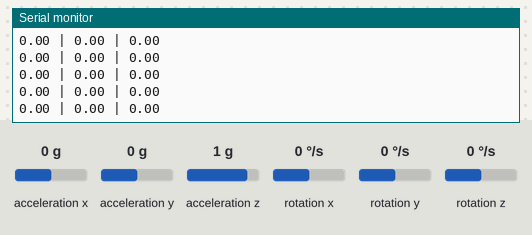
A sketch run on a simulated Arduino Uno, built with avr-gcc and run on an emulated ATmega328P. Shown: the last lines printed to the serial monitor. Wiring (inferred from the names in the program): ADXL345 accelerometer at I2C address 0x53; ITG-3200 gyroscope at I2C address 0x68. Inputs (shaded band) come from the test bench; at power-on: rotation x 0 °/s, acceleration x 0 g, acceleration y 0 g, acceleration z 1 g, rotation y 0 °/s, rotation z 0 °/s.

Above: at 3.0 s.
3.1 s: rotation x set to -192 °/s
At 3.25 s:
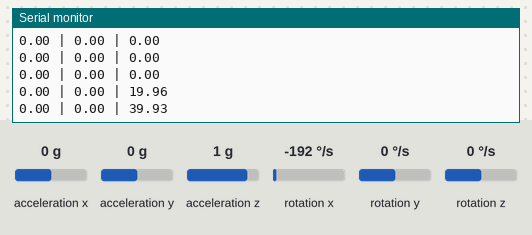
4.6 s: acceleration x set to -1.4 g
At 4.61 s:
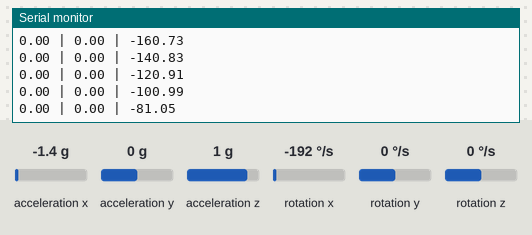
6.1 s: acceleration y set to -1.4 g
At 6.19 s:
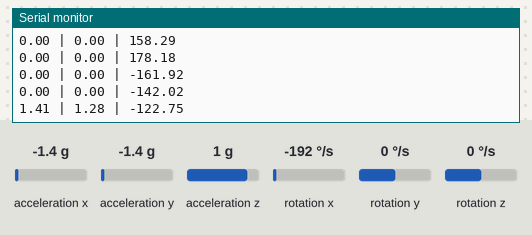
7.6 s: acceleration z set to 0 g
At 7.66 s:
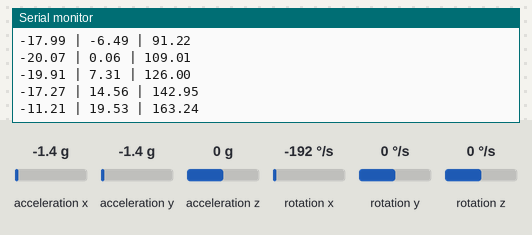
10.6 s: rotation y set to -192 °/s
At 10.6 s:
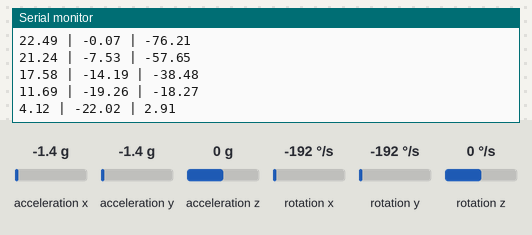
Timing chart, 0 to 13.1 s (numbered marks = the images above; inputs shaded):
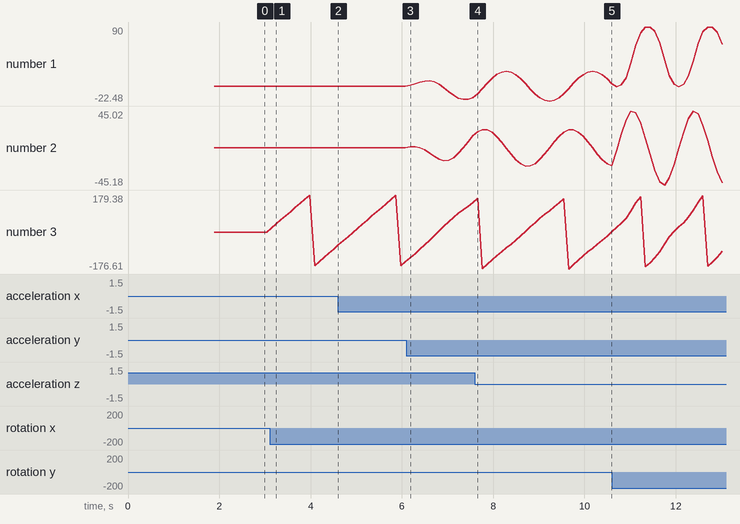

Measured:
- after the input at 3.1 s, the serial monitor: prints a new line at once (image 1)
- after the input at 6.1 s, the serial monitor: prints a new line after 0.08 s (image 3)
- after the input at 7.6 s, the serial monitor: prints a new line after 0.06 s (image 4)
- plotted number 1: 0 → -17.27 after the input at 6.1 s, -17.27 → 4.12 after the input at 7.6 s, 4.12 → 63.68 after the input at 10.6 s
- plotted number 2: 0 → 14.56 after the input at 6.1 s, 14.56 → -22.02 after the input at 7.6 s, -22.02 → -42.27 after the input at 10.6 s
- plotted number 3: 0 → -81.05 after the input at 3.1 s, -81.05 → -142.02 after the input at 4.6 s, -142.02 → 142.95 after the input at 6.1 s, 142.95 → 2.91 after the input at 7.6 s, 2.91 → -90.27 after the input at 10.6 s

The sketch:

imu_test.ino
```cpp
#include <FreeSixIMU.h>
#include <FIMU_ADXL345.h>
#include <FIMU_ITG3200.h>

#include <Wire.h>

float angles[3]; // yaw pitch roll

// Set the FreeSixIMU object
FreeSixIMU sixDOF = FreeSixIMU();

void setup() {
  Serial.begin(9600);
  Wire.begin();

  delay(5);
  sixDOF.init(); //begin the IMU
  delay(5);
}

void loop() {

  sixDOF.getEuler(angles);

  Serial.print(angles[0]);
  Serial.print(" | ");
  Serial.print(angles[1]);
  Serial.print(" | ");
  Serial.println(angles[2]);

  delay(100);
}
```

CommunicationUtils.cpp
```cpp
#include "CommunicationUtils.h"

void serialPrintFloatArr(float * arr, int length) {
  for(int i=0; i<length; i++) {
    serialFloatPrint(arr[i]);
    Serial.print(",");
  }
}


void serialFloatPrint(float f) {
  byte * b = (byte *) &f;
  for(int i=0; i<4; i++) {

    byte b1 = (b[i] >> 4) & 0x0f;
    byte b2 = (b[i] & 0x0f);

    char c1 = (b1 < 10) ? ('0' + b1) : 'A' + b1 - 10;
    char c2 = (b2 < 10) ? ('0' + b2) : 'A' + b2 - 10;

    Serial.print(c1);
    Serial.print(c2);
  }
}


void writeArr(void * varr, uint8_t arr_length, uint8_t type_bytes) {
  byte * arr = (byte*) varr;
  for(uint8_t i=0; i<arr_length; i++) {
    writeVar(&arr[i * type_bytes], type_bytes);
  }
}


// thanks to Francesco Ferrara and the Simplo project for the following code!
void writeVar(void * val, uint8_t type_bytes) {
  byte * addr=(byte *)(val);
  for(uint8_t i=0; i<type_bytes; i++) {
    Serial.write(addr[i]);
  }
}
```

CommunicationUtils.h
```cpp
#ifndef CommunitationUtils_h
#define CommunitationUtils_h

#include "Arduino.h"

void serialPrintFloatArr(float * arr, int length);
void serialFloatPrint(float f);
void writeArr(void * arr, uint8_t arr_length, uint8_t type_bytes);
void writeVar(void * val, uint8_t type_bytes);


#endif // CommunitationUtils_h
```

FIMU_ADXL345.h
```cpp
// (licence header left out)
#include "Arduino.h"

#ifndef FIMU_ADXL345_h
#define FIMU_ADXL345_h

/* -- ADXL345 addresses --*/
#define ADXL345_ADDR_ALT_HIGH 0x1D // ADXL345 address when ALT is connected to HIGH
#define ADXL345_ADDR_ALT_LOW  0x53 // ADXL345 address when ALT is connected to LOW

/* ------- Register names ------- */
#define ADXL345_DEVID 0x00
#define ADXL345_RESERVED1 0x01
#define ADXL345_THRESH_TAP 0x1d
#define ADXL345_OFSX 0x1e
#define ADXL345_OFSY 0x1f
#define ADXL345_OFSZ 0x20
#define ADXL345_DUR 0x21
#define ADXL345_LATENT 0x22
#define ADXL345_WINDOW 0x23
#define ADXL345_THRESH_ACT 0x24
#define ADXL345_THRESH_INACT 0x25
#define ADXL345_TIME_INACT 0x26
#define ADXL345_ACT_INACT_CTL 0x27
#define ADXL345_THRESH_FF 0x28
#define ADXL345_TIME_FF 0x29
#define ADXL345_TAP_AXES 0x2a
#define ADXL345_ACT_TAP_STATUS 0x2b
#define ADXL345_BW_RATE 0x2c
#define ADXL345_POWER_CTL 0x2d
#define ADXL345_INT_ENABLE 0x2e
#define ADXL345_INT_MAP 0x2f
#define ADXL345_INT_SOURCE 0x30
#define ADXL345_DATA_FORMAT 0x31
#define ADXL345_DATAX0 0x32
#define ADXL345_DATAX1 0x33
#define ADXL345_DATAY0 0x34
#define ADXL345_DATAY1 0x35
#define ADXL345_DATAZ0 0x36
#define ADXL345_DATAZ1 0x37
#define ADXL345_FIFO_CTL 0x38
#define ADXL345_FIFO_STATUS 0x39

#define ADXL345_BW_1600 0xF // 1111
#define ADXL345_BW_800  0xE // 1110
#define ADXL345_BW_400  0xD // 1101
#define ADXL345_BW_200  0xC // 1100
#define ADXL345_BW_100  0xB // 1011
#define ADXL345_BW_50   0xA // 1010
#define ADXL345_BW_25   0x9 // 1001
#define ADXL345_BW_12   0x8 // 1000
#define ADXL345_BW_6    0x7 // 0111
#define ADXL345_BW_3    0x6 // 0110


/*
 Interrupt PINs
 INT1: 0
 INT2: 1
 */
#define ADXL345_INT1_PIN 0x00
#define ADXL345_INT2_PIN 0x01

/*
 Interrupt bit position
 */
#define ADXL345_INT_DATA_READY_BIT 0x07
#define ADXL345_INT_SINGLE_TAP_BIT 0x06
#define ADXL345_INT_DOUBLE_TAP_BIT 0x05
#define ADXL345_INT_ACTIVITY_BIT   0x04
#define ADXL345_INT_INACTIVITY_BIT 0x03
#define ADXL345_INT_FREE_FALL_BIT  0x02
#define ADXL345_INT_WATERMARK_BIT  0x01
#define ADXL345_INT_OVERRUNY_BIT   0x00

#define ADXL345_OK    1 // no error
#define ADXL345_ERROR 0 // indicates error is predent

#define ADXL345_NO_ERROR   0 // initial state
#define ADXL345_READ_ERROR 1 // problem reading accel
#define ADXL345_BAD_ARG    2 // bad method argument

class ADXL345
{
public:
  bool status;           // set when error occurs
                         // see error code for details
  byte error_code;       // Initial state
  float gains[3];        // counts to Gs

  ADXL345();
  void init(int address);
  void powerOn();
  void readAccel(int* xyx);
  void readAccel(int* x, int* y, int* z);
  void get_Gxyz(float *xyz);

  void setTapThreshold(int tapThreshold);
  int getTapThreshold();
  void setAxisGains(float *_gains);
  void getAxisGains(float *_gains);
  void setAxisOffset(int x, int y, int z);
  void getAxisOffset(int* x, int* y, int*z);
  void setTapDuration(int tapDuration);
  int getTapDuration();
  void setDoubleTapLatency(int floatTapLatency);
  int getDoubleTapLatency();
  void setDoubleTapWindow(int floatTapWindow);
  int getDoubleTapWindow();
  void setActivityThreshold(int activityThreshold);
  int getActivityThreshold();
  void setInactivityThreshold(int inactivityThreshold);
  int getInactivityThreshold();
  void setTimeInactivity(int timeInactivity);
  int getTimeInactivity();
  void setFreeFallThreshold(int freeFallthreshold);
  int getFreeFallThreshold();
  void setFreeFallDuration(int freeFallDuration);
  int getFreeFallDuration();

  bool isActivityXEnabled();
  bool isActivityYEnabled();
  bool isActivityZEnabled();
  bool isInactivityXEnabled();
  bool isInactivityYEnabled();
  bool isInactivityZEnabled();
  bool isActivityAc();
  bool isInactivityAc();
  void setActivityAc(bool state);
  void setInactivityAc(bool state);

  bool getSuppressBit();
  void setSuppressBit(bool state);
  bool isTapDetectionOnX();
  void setTapDetectionOnX(bool state);
  bool isTapDetectionOnY();
  void setTapDetectionOnY(bool state);
  bool isTapDetectionOnZ();
  void setTapDetectionOnZ(bool state);

  void setActivityX(bool state);
  void setActivityY(bool state);
  void setActivityZ(bool state);
  void setInactivityX(bool state);
  void setInactivityY(bool state);
  void setInactivityZ(bool state);

  bool isActivitySourceOnX();
  bool isActivitySourceOnY();
  bool isActivitySourceOnZ();
  bool isTapSourceOnX();
  bool isTapSourceOnY();
  bool isTapSourceOnZ();
  bool isAsleep();

  bool isLowPower();
  void setLowPower(bool state);
  float getRate();
  void setRate(float rate);
  void set_bw(byte bw_code);
  byte get_bw_code();

  byte getInterruptSource();
  bool getInterruptSource(byte interruptBit);
  bool getInterruptMapping(byte interruptBit);
  void setInterruptMapping(byte interruptBit, bool interruptPin);
  bool isInterruptEnabled(byte interruptBit);
  void setInterrupt(byte interruptBit, bool state);

  void getRangeSetting(byte* rangeSetting);
  void setRangeSetting(int val);
  bool getSelfTestBit();
  void setSelfTestBit(bool selfTestBit);
  bool getSpiBit();
  void setSpiBit(bool spiBit);
  bool getInterruptLevelBit();
  void setInterruptLevelBit(bool interruptLevelBit);
  bool getFullResBit();
  void setFullResBit(bool fullResBit);
  bool getJustifyBit();
  void setJustifyBit(bool justifyBit);
  void printAllRegister();
  void writeTo(byte address, byte val);

private:
  void readFrom(byte address, int num, byte buff[]);
  void setRegisterBit(byte regAdress, int bitPos, bool state);
  bool getRegisterBit(byte regAdress, int bitPos);
  byte _buff[6] ;    //6 bytes buffer for saving data read from the device
  int _dev_address;
};
void print_byte(byte val);
#endif
```

FIMU_ITG3200.h
```cpp
// (licence header left out)
/****************************************************************************
* Tested on Arduino Mega with ITG-3200 Breakout                             *
* SCL     -> pin 21     (no pull up resistors)                              *
* SDA     -> pin 20     (no pull up resistors)                              *
* CLK & GND -> pin GND                                                    *
* INT       -> not connected  (but can be used)                             *
* VIO & VDD -> pin 3.3V                                                     *
*****************************************************************************/
#ifndef FIMU_ITG3200_h
#define FIMU_ITG3200_h

#include "Arduino.h"
#include <Wire.h>

#define ITG3200_ADDR_AD0_HIGH  0x69   //AD0=1 0x69 I2C address when AD0 is connected to HIGH (VCC) - default for sparkfun breakout
#define ITG3200_ADDR_AD0_LOW   0x68   //AD0=0 0x68 I2C address when AD0 is connected to LOW (GND)
// "The LSB bit of the 7 bit address is determined by the logic level on pin 9.
// This allows two ITG-3200 devices to be connected to the same I2C bus.
// One device should have pin9 (or bit0) LOW and the other should be HIGH." source: ITG3200 datasheet
// Note that pin9 (AD0 - I2C Slave Address LSB) may not be available on some breakout boards so check
// the schematics of your breakout board for the correct address to use.


#define GYROSTART_UP_DELAY  70    // 50ms from gyro startup + 20ms register r/w startup

/* ---- Registers ---- */
#define WHO_AM_I           0x00  // RW   SETUP: I2C address
#define SMPLRT_DIV         0x15  // RW   SETUP: Sample Rate Divider
#define DLPF_FS            0x16  // RW   SETUP: Digital Low Pass Filter/ Full Scale range
#define INT_CFG            0x17  // RW   Interrupt: Configuration
#define INT_STATUS         0x1A  // R	Interrupt: Status
#define TEMP_OUT           0x1B  // R	SENSOR: Temperature 2bytes
#define GYRO_XOUT          0x1D  // R	SENSOR: Gyro X 2bytes
#define GYRO_YOUT          0x1F  // R	SENSOR: Gyro Y 2bytes
#define GYRO_ZOUT          0x21  // R	SENSOR: Gyro Z 2bytes
#define PWR_MGM            0x3E  // RW	Power Management

/* ---- bit maps ---- */
#define DLPFFS_FS_SEL             0x18  // 00011000
#define DLPFFS_DLPF_CFG           0x07  // 00000111
#define INTCFG_ACTL               0x80  // 10000000
#define INTCFG_OPEN               0x40  // 01000000
#define INTCFG_LATCH_INT_EN       0x20  // 00100000
#define INTCFG_INT_ANYRD_2CLEAR   0x10  // 00010000
#define INTCFG_ITG_RDY_EN         0x04  // 00000100
#define INTCFG_RAW_RDY_EN         0x01  // 00000001
#define INTSTATUS_ITG_RDY         0x04  // 00000100
#define INTSTATUS_RAW_DATA_RDY    0x01  // 00000001
#define PWRMGM_HRESET             0x80  // 10000000
#define PWRMGM_SLEEP              0x40  // 01000000
#define PWRMGM_STBY_XG            0x20  // 00100000
#define PWRMGM_STBY_YG            0x10  // 00010000
#define PWRMGM_STBY_ZG            0x08  // 00001000
#define PWRMGM_CLK_SEL            0x07  // 00000111

/************************************/
/*    REGISTERS PARAMETERS    */
/************************************/
// Sample Rate Divider
#define NOSRDIVIDER         0 // default    FsampleHz=SampleRateHz/(divider+1)
// Gyro Full Scale Range
#define RANGE2000           3   // default
// Digital Low Pass Filter BandWidth and SampleRate
#define BW256_SR8           0   // default    256Khz BW and 8Khz SR
#define BW188_SR1           1
#define BW098_SR1           2
#define BW042_SR1           3
#define BW020_SR1           4
#define BW010_SR1           5
#define BW005_SR1           6
// Interrupt Active logic lvl
#define ACTIVE_ONHIGH       0 // default
#define ACTIVE_ONLOW        1
// Interrupt drive type
#define PUSH_PULL           0 // default
#define OPEN_DRAIN          1
// Interrupt Latch mode
#define PULSE_50US          0 // default
#define UNTIL_INT_CLEARED   1
// Interrupt Latch clear method
#define READ_STATUSREG      0 // default
#define READ_ANYREG         1
// Power management
#define NORMAL              0 // default
#define STANDBY             1
// Clock Source - user parameters
#define INTERNALOSC         0   // default
#define PLL_XGYRO_REF       1
#define PLL_YGYRO_REF       2
#define PLL_ZGYRO_REF       3
#define PLL_EXTERNAL32      4   // 32.768 kHz
#define PLL_EXTERNAL19      5   // 19.2 Mhz

class ITG3200 {

public:
  float gains[3];
  int offsets[3];
  float polarities[3];

  ITG3200();

  // Gyro initialization
  void init(unsigned int address);
  void init(unsigned int address, byte _SRateDiv, byte _Range, byte _filterBW, byte _ClockSrc, bool _ITGReady, bool _INTRawDataReady);

  // Who Am I
  byte getDevAddr();
  void setDevAddr(unsigned int _addr);
  // Sample Rate Divider
  byte getSampleRateDiv();
  void setSampleRateDiv(byte _SampleRate);
  // Digital Low Pass Filter BandWidth and SampleRate
  byte getFSRange();
  void setFSRange(byte _Range); // RANGE2000
  byte getFilterBW();
  void setFilterBW(byte _BW); // see register parameters above
  // Interrupt Configuration
  bool isINTActiveOnLow();
  void setINTLogiclvl(bool _State); //ACTIVE_ONHIGH, ACTIVE_ONLOW
  // Interrupt drive type
  bool isINTOpenDrain();
  void setINTDriveType(bool _State); //OPEN_DRAIN, PUSH_PULL
  // Interrupt Latch mode
  bool isLatchUntilCleared();
  void setLatchMode(bool _State); //UNTIL_INT_CLEARED, PULSE_50US
  // Interrupt Latch clear method
  bool isAnyRegClrMode();
  void setLatchClearMode(bool _State); //READ_ANYREG, READ_STATUSREG
  // INT pin triggers
  bool isITGReadyOn();
  void setITGReady(bool _State);
  bool isRawDataReadyOn();
  void setRawDataReady(bool _State);
  // Trigger Status
  bool isITGReady();
  bool isRawDataReady();
  // Gyro Sensors
  void readTemp(float *_Temp);
  void readGyroRaw(int  *_GyroXYZ);
  void readGyroRaw(int *_GyroX, int *_GyroY, int *_GyroZ);
  void setRevPolarity(bool _Xpol, bool _Ypol, bool _Zpol);	// true = Reversed  false = default
  void setGains(float _Xgain, float _Ygain, float _Zgain);
  void setOffsets(int _Xoffset, int _Yoffset, int _Zoffset);
  void zeroCalibrate(unsigned int totSamples, unsigned int sampleDelayMS);	// assuming gyroscope is stationary (updates XYZ offsets for zero)
  void readGyroRawCal(int *_GyroX, int *_GyroY, int *_GyroZ);
  void readGyroRawCal(int *_GyroXYZ);
  void readGyro(float *_GyroXYZ); // includes gain and offset
  void readGyro(float *_GyroX, float *_GyroY, float *_GyroZ); // includes gain and offset
  // Power management
  void reset(); // after reset all registers have default values
  bool isLowPower();
  void setPowerMode(bool _State); // NORMAL, STANDBY
  bool isXgyroStandby();
  bool isYgyroStandby();
  bool isZgyroStandby();
  void setXgyroStandby(bool _Status); // NORMAL, STANDBY
  void setYgyroStandby(bool _Status);
  void setZgyroStandby(bool _Status);
  byte getClockSource();
  void setClockSource(byte _CLKsource); // see register parameters above

  void writemem(uint8_t _addr, uint8_t _val);
  void readmem(uint8_t _addr, uint8_t _nbytes, uint8_t __buff[]);

private:

  uint8_t _dev_address;
  uint8_t _buff[6];
};
#endif
```

FreeSixIMU.h
```cpp
// (licence header left out)
#include <Wire.h>
#include "Arduino.h"

#include <FIMU_ADXL345.h>
#define FIMU_ACC_ADDR ADXL345_ADDR_ALT_LOW // SDO connected to GND
#include <FIMU_ITG3200.h>


#ifndef FreeSixIMU_h
#define FreeSixIMU_h


#define FIMU_BMA180_DEF_ADDR BMA180_ADDRESS_SDO_LOW
#define FIMU_ITG3200_DEF_ADDR ITG3200_ADDR_AD0_LOW // AD0 connected to GND
// HMC5843 address is fixed so don't bother to define it


#define twoKpDef  (2.0f * 0.5f) // 2 * proportional gain
#define twoKiDef  (2.0f * 0.1f) // 2 * integral gain

#ifndef cbi
#define cbi(sfr, bit) (_SFR_BYTE(sfr) &= ~_BV(bit))
#endif

class FreeSixIMU
{
  public:
    FreeSixIMU();
    void init();
    void init(bool fastmode);
    void init(int acc_addr, int gyro_addr, bool fastmode);
    void getRawValues(int * raw_values);
    void getValues(float * values);
    void getQ(float * q);
    void getEuler(float * angles);
    void getYawPitchRoll(float * ypr);
    void getAngles(float * angles);


	ADXL345 acc;
    ITG3200 gyro;

    int* raw_acc, raw_gyro, raw_magn;

  private:
    void AHRSupdate(float gx, float gy, float gz, float ax, float ay, float az, float mx, float my, float mz);
    //float q0, q1, q2, q3; // quaternion elements representing the estimated orientation
    float iq0, iq1, iq2, iq3;
    float exInt, eyInt, ezInt;  // scaled integral error
    volatile float twoKp;      // 2 * proportional gain (Kp)
    volatile float twoKi;      // 2 * integral gain (Ki)
    volatile float q0, q1, q2, q3; // quaternion of sensor frame relative to auxiliary frame
    volatile float integralFBx,  integralFBy, integralFBz;
    unsigned long lastUpdate, now; // sample period expressed in milliseconds
    float sampleFreq; // half the sample period expressed in seconds
    int startLoopTime;
};

float invSqrt(float number);

#endif // FreeSixIMU_h
```

Source omitted: FIMU_ADXL345.cpp (18589 bytes), FreeSixIMU.cpp (10128 bytes), ITG3200.cpp (10804 bytes)
